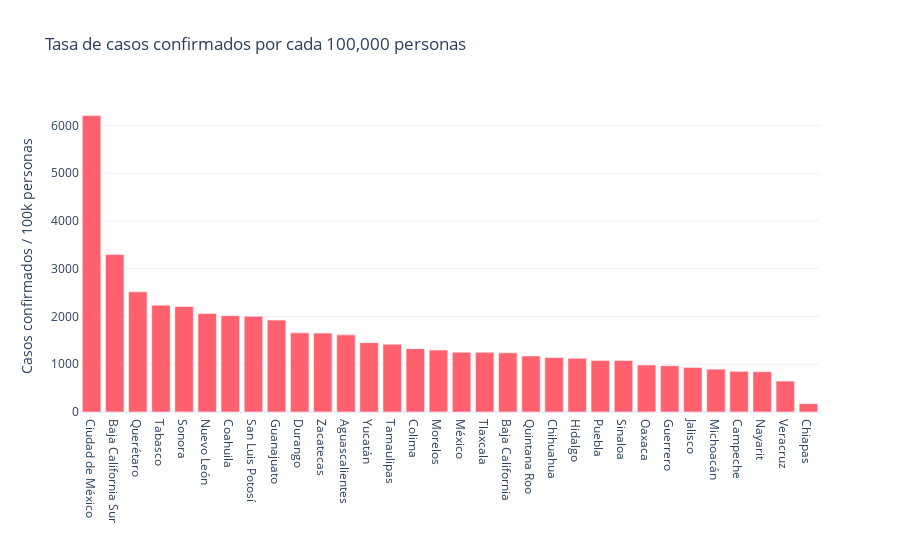

Notebook source saved alongside this figure:
### Code cell
# Bar plot of the rate of confirmed cases per 100k persons 
fig_bar_cases_rate = px.bar(x = datos_por_estado["ENTIDAD"], y = datos_por_estado["TASA DE CASOS POR 100K"],
                            labels = dict(y = "Casos confirmados / 100k personas" , x = "") ,title = "Tasa de casos confirmados por cada 100,000 personas")


fig_bar_cases_rate.update_traces(marker = dict(color = "#ff616f"))
#fig_bar_cases_rate.update_xaxes(tickfont = dict(size = 11))
fig_bar_cases_rate.show()

### Figure 1 — Plotly figure (JSON) as saved in the notebook; plotly's stock layout.template omitted (floating-point values rounded to 4 significant figures)
{"data": [{"alignmentgroup": "True", "hovertemplate": "=%{x}<br>Casos confirmados / 100k personas=%{y}<extra></extra>", "legendgroup": "", "marker": {"color": "#ff616f"}, "name": "", "offsetgroup": "", "orientation": "v", "showlegend": false, "textposition": "auto", "type": "bar", "x": ["Ciudad de México", "Baja California Sur", "Querétaro", "Tabasco", "Sonora", "Nuevo León", "Coahuila", "San Luis Potosí", "Guanajuato", "Durango", "Zacatecas", "Aguascalientes", "Yucatán", "Tamaulipas", "Colima", "Morelos", "México", "Tlaxcala", "Baja California", "Quintana Roo", "Chihuahua", "Hidalgo", "Puebla", "Sinaloa", "Oaxaca", "Guerrero", "Jalisco", "Michoacán", "Campeche", "Nayarit", "Veracruz", "Chiapas"], "xaxis": "x", "y": [6208.0, 3298.0, 2517.0, 2237.0, 2209.0, 2061.0, 2017.0, 2005.0, 1924.0, 1657.0, 1652.0, 1616.0, 1453.0, 1420.0, 1327.0, 1298.0, 1251.0, 1250.0, 1239.0, 1172.0, 1141.0, 1123.0, 1080.0, 1080.0, 984.3, 969.1, 933.3, 897.2, 851.2, 844.4, 647.5, 174.9], "yaxis": "y"}], "layout": {"barmode": "relative", "legend": {"tracegroupgap": 0}, "title": {"text": "Tasa de casos confirmados por cada 100,000 personas"}, "xaxis": {"anchor": "y", "domain": [0, 1], "title": {"text": ""}}, "yaxis": {"anchor": "x", "domain": [0, 1], "title": {"text": "Casos confirmados / 100k personas"}}}}
